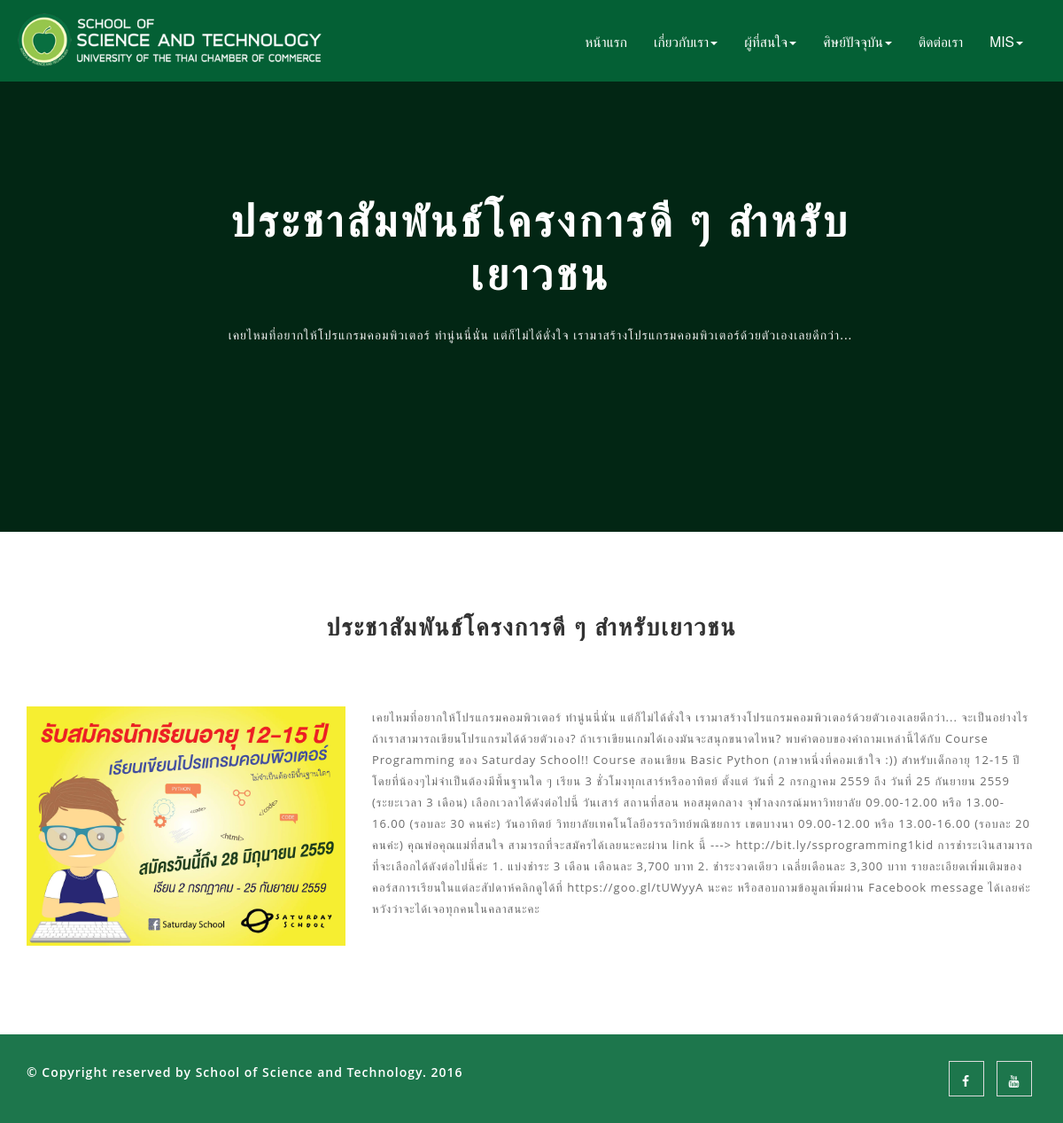
Page /?page=news&newsID=3 on the committed database.
### tables this page shows
CREATE TABLE IF NOT EXISTS `news` (
  `newsID` int(11) NOT NULL,
  `type` enum('D','U','E') NOT NULL,
  `status` enum('A','D','I') NOT NULL DEFAULT 'D',
  `date` datetime NOT NULL DEFAULT CURRENT_TIMESTAMP,
  `title` varchar(100) NOT NULL,
  `outline` text NOT NULL,
  `content` text NOT NULL
);

### class/news.php (called while the page is built, shortened)
<?php
  class news extends Dbconfig {
    public $pdo;
    protected $databaseName;
    protected $userName;
    protected $passCode;
    private $imagePath = 'images/news/';
    function Mysql()    {
      $dbPara = new Dbconfig();
      $this -> databaseName = $dbPara -> dbName;
      $this -> userName = $dbPara -> userName;
      $this -> passCode = $dbPara ->passCode;
    }
    function dbConnect()    {
        $this -> pdo = new PDO("mysql:dbname={$this -> databaseName};host={$this -> serverName};charset=utf8", $this -> userName, $this -> passCode);
        return $this -> pdo;
    }
    public function getNews($id){
      $sth = $this -> pdo -> prepare("SELECT * FROM `news` WHERE newsID = '$id' LIMIT 1");
      $sth -> execute();
      $row = $sth->fetch(PDO::FETCH_ASSOC);
      $this -> date = $this->dateThai($row['date']);
      $this -> title = $row['title'];
      $this -> cover = $this->imagePath.$row['newsID'].'/cover.jpg';
      $this -> outline = $row['outline'];
      $this -> content = $row['content'];
      return Array('id'=>$row['newsID'],'date'=>$this -> date,'title'=>$row['title'],'cover'=>$this -> cover,'outline'=>$row['outline'],'content'=>$row['content']);
    }
    private function dateThai($strDate){
  		$strYear = date("Y",strtotime($strDate))+543;
  		$strMonth= date("n",strtotime($strDate));
  		$strDay= date("j",strtotime($strDate));
  		$strHour= date("H",strtotime($strDate));
  		$strMinute= date("i",strtotime($strDate));
  		$strMonthCut = Array("","ม.ค.","ก.พ.","มี.ค.","เม.ย.","พ.ค.","มิ.ย.","ก.ค.","ส.ค.","ก.ย.","ต.ค.","พ.ย.","ธ.ค.");
  		$strMonthThai=$strMonthCut[$strMonth];
  		return "$strDay $strMonthThai $strYear, $strHour:$strMinute";
  	}
  }
?>

### config.php (called while the page is built, shortened)
<?php
class Dbconfig {
    function __construct() {
        $this -> serverName = 'localhost';
        $this -> userName = 'science';
        $this -> passCode = 'pass';
        $this -> dbName = 'science';
    }
}
?>

### pages/news.php (the view, shortened to what this page needs)
<?php
require_once 'class/news.php';
$news = new news();
  if(@$_REQUEST['newsID']){
    $newsID = $_REQUEST['newsID'];
    $news->getNews($newsID);
?>
<div class="flexslider" id="section-slider">
  <ul class="slides">
      <li>
        <img src="images/32blank.png" style="background-color:#044C29;" alt="" class="newscover">
        <div class="flex-caption ">
          <h4 class="wow slideInLeft"><?php echo $news->title; ?></h4>
          <p><?php echo $news->outline; ?></p>
        </div>
      </li>
  </ul>
</div>
<section class="section-padding">
  <div class="container">
    <div class="row">
      <div class="col-md-12 wow slideInLeft">
        <div class="section-heading text-center ">
          <h2 class="section-title">
            <?php echo $news->title; ?>
          </h2>
        </div>
      </div>
    </div>
    <div class="row">
      <div class="col-md-4">
        <img src="<?php echo $news->cover; ?>" alt="slider-3 img" class="img-responsive" style="margin-bottom: 20px;">
      </div>
      <div class="col-md-8">
        <?php echo $news->content; ?>
      </div>
    </div>
  </div>
</section>
<?php
  }
?>

### css/flexslider.css (style rules this page uses)
.slides, .slides > li, .flex-control-nav, .flex-direction-nav { margin: 0; padding: 0; list-style: none; }
.flexslider { margin: 0; padding: 0; }
.flexslider .slides > li { display: none; -webkit-backface-visibility: hidden; }
.flexslider .slides img { width: 100%; display: block; }
.flexslider .slides:after { content: "\0020"; display: block; clear: both; visibility: hidden; line-height: 0; height: 0; }
.flexslider { margin: 0 0 60px; background: #ffffff; border: 4px solid #ffffff; position: relative; zoom: 1; -webkit-border-radius: 4px; -moz-border-radius: 4px; border-radius: 4px; -webkit-box-shadow: '' 0 1px 4px rgba(0, 0, 0, 0.2); -moz-box-shadow: '' 0 1px 4px rgba(0, 0, 0, 0.2); -o-box-shadow: '' 0 1px 4px rgba(0, 0, 0, 0.2); box-shadow: '' 0 1px 4px rgba(0, 0, 0, 0.2); }
.flexslider .slides { zoom: 1; }
.flexslider .slides img { height: auto; }

### css/theme.css (style rules this page uses)
body { width: 100%; height: 100%; line-height: 24px; color: #6a6a6a; font-size: 13px; font-family: 'Open Sans', sans-serif; font-weight: normal; letter-spacing: 1px; }
html { width: 100%; height: 100%; }
a, a:focus, a:active, a:link, img { outline: none; }
p { line-height: 26px; font-size: 14px; font-weight: 400; margin: 0px 0 10px 0; color: #888; letter-spacing: 1px; }
img { height: auto; max-width: 100%; border: none; outline: none; transition: all 0.2s ease 0s; -moz-transition: all 0.2s ease 0s; -webkit-transition: all 0.2s ease 0s; -o-transition: all 0.2s ease 0s; }
ul,li { list-style-type: none; margin: 0px; padding: 0px; }
h1, h2, h3, h4, h5, h6 { color: #323232; text-transform: uppercase; font-family: 'Raleway', sans-serif; font-weight: 600; margin-top: 0px; margin-bottom: 10px; }
h2 { font-size: 27px; letter-spacing: 2px; line-height: 37px; margin-bottom: 20px; padding-top: 10px; }
h4 { font-size: 17px; letter-spacing: 2px; line-height: 28px; }
.section-padding { padding-bottom: 80px; }
.section-heading { margin-bottom: 70px; padding-top: 80px; }
.flexslider { border: 0px; position: relative; border-radius: 0px; margin-bottom: 0px; }
.flexslider .slides li { position:relative; z-index: 1; }
.flex-caption { position:absolute; left:0; right:0; padding: 20px 10px 35px 30px; top:25%; z-index:2; width: 65%; text-align: center; margin: 0 auto; color: #fff; }
.flex-caption h4 { font-size: 50px; color: #fff; line-height: 60px; letter-spacing: 4px; margin-bottom: 20px; font-weight: 700; }
.flex-caption p { color: #eee; font-weight: 500; margin: 25px 0px; }
.flexslider#section-slider { height: 600px; max-height: 600px; overflow: hidden; position: relative; }
.flexslider .slides li:before { left: 0; top: 0; position: absolute; width: 100%; height: 100%; content: ""; z-index: 1; background: rgba(0,0,0,0.5); }

### css/custom.css (style rules this page uses)
img.img-responsive { width: 100% !important; }
.newscover { width: 100%; background-position: center; background-size: cover; background-repeat: none; display: block; }
@media (min-width : 768px) { .flex-caption h4 { font-size: 3.8em; } }

### rows in the picture
news: title "ประชาสัมพันธ์โครงการดี ๆ สำหรับเยาวชน", outline "เคยไหมที่อยากให้โปรแกรมคอมพิวเตอร์ ทำนู่นนี่นั่น แต่ก็ไม่ได้ดั่งใจ เรามาสร้างโปรแกรมคอมพิวเตอร์ด้วยตัวเองเลยดีกว่า...", content "เคยไหมที่อยากให้โปรแกรมคอมพิวเตอร์ ทำนู่นนี่นั่น แต่ก็ไม่ได้ดั่งใจ เรามาสร้างโปรแกรมคอมพิวเตอร์ด้วยตัวเองเลยดีกว่า... จะเป็นอย่างไรถ้าเราสามารถเขียนโปรแกรมได้ด้วยตัวเอง? ถ้าเราเขียนเกมได้เองมันจะสนุกขนาดไหน? พบคำตอบของคำถามเหล่านี้ได้กับ Course Programming ของ Saturday School!! Course สอนเขียน Basic Python (ภาษาหนึ่งที่คอมเข้าใจ :)) สำหรับเด็กอายุ 12-15 ปี โดยที่น้องๆไม่จำเป็นต้องมีพื้นฐานใด ๆ เรียน 3 ชั่วโมงทุกเสาร์หรืออาทิตย์ ตั้งแต่ วันที่ 2 กรกฎาคม 2559 ถึง วันที่ 25 กันยายน 2559 (ระยะเวลา 3 เดือน) เลือกเวลาได้ดังต่อไปนี้ วันเสาร์ สถานที่สอน หอสมุดกลาง จุฬาลงกรณ์มหาวิทยาลัย 09.00-12.00 หรือ 13.00-16.00 (รอบละ 30 คนค่ะ) วันอาทิตย์ วิทยาลัยเทคโนโลยีอรรถวิทย์พณิชยการ เขตบางนา 09.00-12.00…"
